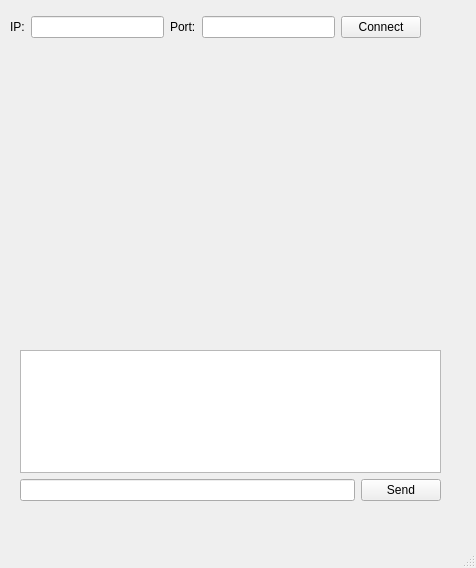
<?xml version="1.0" encoding="UTF-8"?>
<ui version="4.0">
 <class>ClientGUI</class>
 <widget class="QMainWindow" name="ClientGUI">
  <property name="geometry">
   <rect>
    <x>0</x>
    <y>0</y>
    <width>476</width>
    <height>568</height>
   </rect>
  </property>
  <property name="windowTitle">
   <string>MainWindow</string>
  </property>
  <widget class="QWidget" name="centralwidget">
   <widget class="QWidget" name="">
    <property name="geometry">
     <rect>
      <x>20</x>
      <y>350</y>
      <width>421</width>
      <height>151</height>
     </rect>
    </property>
    <layout class="QGridLayout" name="gridLayout">
     <item row="0" column="0" colspan="2">
      <widget class="QTextBrowser" name="textConsole"/>
     </item>
     <item row="1" column="0">
      <widget class="QLineEdit" name="lineEditCommand"/>
     </item>
     <item row="1" column="1">
      <widget class="QPushButton" name="pushButtonSend">
       <property name="text">
        <string>Send</string>
       </property>
      </widget>
     </item>
    </layout>
   </widget>
   <widget class="QWidget" name="">
    <property name="geometry">
     <rect>
      <x>10</x>
      <y>10</y>
      <width>411</width>
      <height>34</height>
     </rect>
    </property>
    <layout class="QHBoxLayout" name="horizontalLayout">
     <item>
      <widget class="QLabel" name="label">
       <property name="text">
        <string>IP:</string>
       </property>
      </widget>
     </item>
     <item>
      <widget class="QLineEdit" name="lineEditAddress"/>
     </item>
     <item>
      <widget class="QLabel" name="label_2">
       <property name="text">
        <string>Port:</string>
       </property>
      </widget>
     </item>
     <item>
      <widget class="QLineEdit" name="lineEditPort"/>
     </item>
     <item>
      <widget class="QPushButton" name="pushButtonConnect">
       <property name="text">
        <string>Connect</string>
       </property>
      </widget>
     </item>
    </layout>
   </widget>
  </widget>
  <widget class="QMenuBar" name="menubar">
   <property name="geometry">
    <rect>
     <x>0</x>
     <y>0</y>
     <width>476</width>
     <height>22</height>
    </rect>
   </property>
  </widget>
  <widget class="QStatusBar" name="statusbar"/>
 </widget>
 <resources/>
 <connections/>
</ui>
